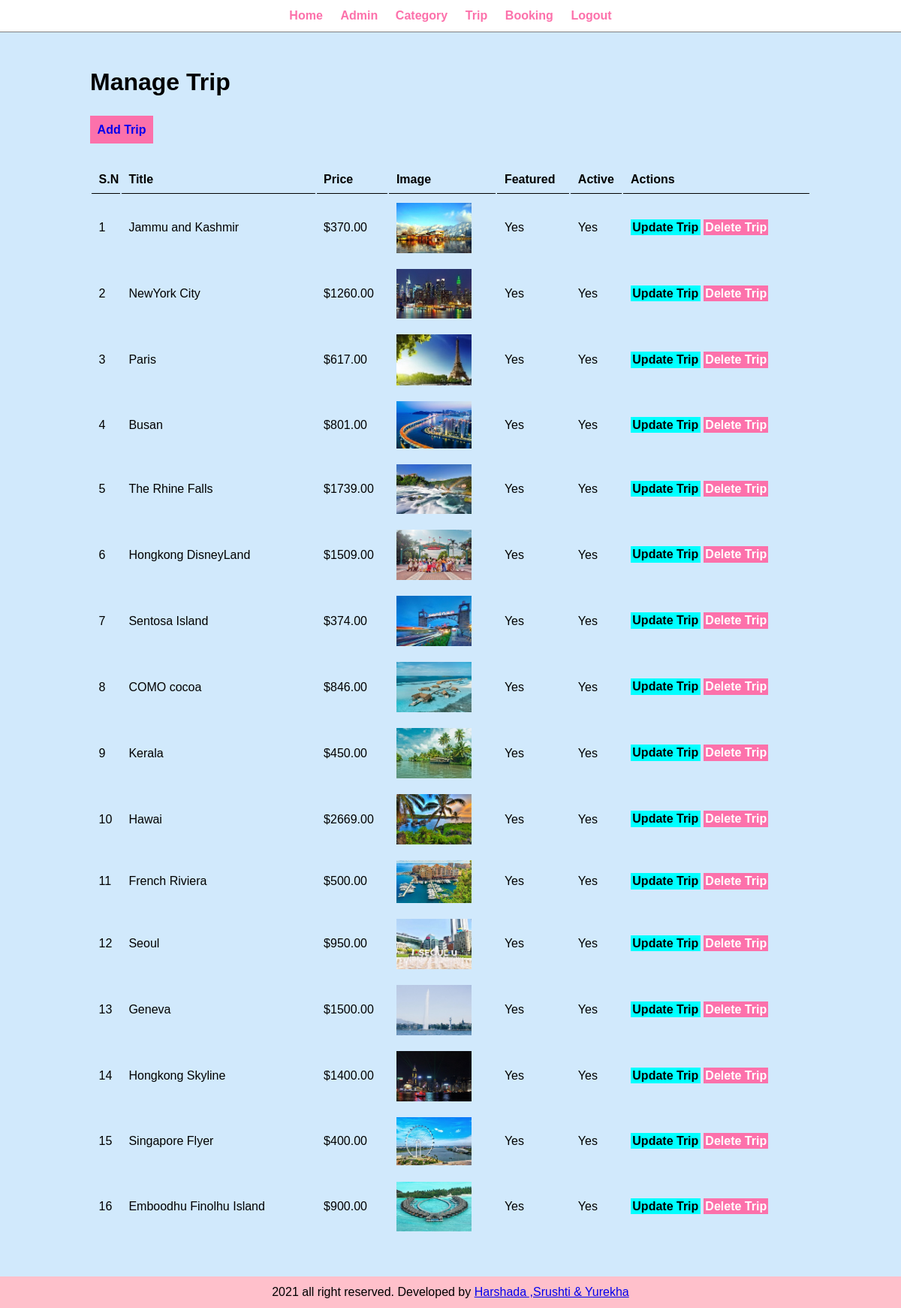
The page /admin/manage-trip.php (signed in) on the database its author committed.
### tables this page shows
CREATE TABLE `tbl_trip` (
  `id` int(10) UNSIGNED NOT NULL,
  `title` varchar(100) NOT NULL,
  `description` text NOT NULL,
  `price` decimal(10,2) NOT NULL,
  `image_name` varchar(255) NOT NULL,
  `category_id` int(10) UNSIGNED NOT NULL,
  `featured` varchar(10) NOT NULL,
  `active` varchar(10) NOT NULL
);

### admin/manage-trip.php (the view, shortened to what this page needs)
<?php include('partials/menu.php');?>
<div class="main-content">
        <div class="wrapper">
        <h1>Manage Trip</h1>
        <br /><br />
                        <a href="<?php echo SITEURL; ?>admin/add-trip.php" class="btn-primary">Add Trip</a>
                        <br /><br /><br />
                        <table class="tbl-full">
                                <tr>
                                        <th>S.N</th>
                                        <th>Title</th>
                                        <th>Price</th>
                                        <th>Image</th>
                                        <th>Featured</th>
                                        <th>Active</th>
                                        <th>Actions</th>
                                </tr>
                                <?php
                                        $sql = "SELECT * FROM tbl_trip";
                                        $res = mysqli_query($conn, $sql);
                                        $count = mysqli_num_rows($res);
                                        $sn=1;
                                        if($count>0){
                                                while($row=mysqli_fetch_assoc($res)){
                                                        $id = $row['id'];
                                                        $title = $row['title'];
                                                        $price = $row['price'];
                                                        $image_name = $row['image_name'];
                                                        $featured = $row['featured'];
                                                        $active = $row['active'];
                                                        ?>
                                                        <tr>
                                                                <td><?php echo $sn++; ?></td>
                                                                <td><?php echo $title; ?></td>
                                                                <td>$<?php echo $price; ?></td>
                                                                <td>
                                                                       <?php
                                                                                if($image_name==""){
                                                                                        echo "<div class='error'>Image not added.</div>";
                                                                                }
                                                                                else{
                                                                                        ?>
                                                                                        <img src="<?php echo SITEURL; ?>images/trip/<?php echo $image_name; ?>" width="100px">
                                                                                        <?php
                                                                                }
                                                                       ?>
                                                                </td>
                                                                <td><?php echo $featured; ?></td>
                                                                <td><?php echo $active; ?></td>
                                                                <td>
                                                                        <a href="<?php echo SITEURL; ?>admin/update-trip.php?id=<?php echo $id;?>" class="btn-secondary">Update Trip</a>
                                                                        <a href="<?php echo SITEURL; ?>admin/delete-trip.php?id=<?php echo $id;?>&image_name=<?php echo $image_name; ?>" class="btn-danger">Delete Trip</a>
                                                                </td>
                                                        </tr>
                                                        <?php
                                                }
                                        }
                                        else{
                                                echo "<tr> <td colspan='7'class='error'>Trip not added yet. </td></tr>";
                                        }
                                ?>
                        </table>
        </div>
</div>
<?php include('partials/footer.php')?>

### css/admin.css (style rules this page uses)
* { margin: 0; padding: 0; font-family: Arial, Helvetica, sans-serif; }
.wrapper { padding: 1%; width: 80%; margin: 0 auto; }
.tbl-full { width: 100%; }
table tr th { border-bottom: 1px solid black; padding: 1%; text-align: left; }
table tr td { padding: 1%; }
.btn-primary { background-color: rgb(252, 113, 171); padding: 1%; text-decoration: none; font-weight: bold; }
.btn-secondary { background-color:aqua; padding: 1%; color: black; text-decoration: none; font-weight: bold; }
.btn-danger { background-color:rgb(252, 113, 171); padding: 1%; color: white; text-decoration: none; font-weight: bold; }
.main-content { background-color: rgb(209, 233, 252); padding: 3% 0; }

### rows shown on the page
tbl_trip: title "Jammu and Kashmir", price "370.00", image_name (picture), featured "Yes", active "Yes"
tbl_trip: title "NewYork City", price "1260.00", image_name (picture), featured "Yes", active "Yes"
tbl_trip: title "Paris", price "617.00", image_name (picture), featured "Yes", active "Yes"
tbl_trip: title "Busan", price "801.00", image_name (picture), featured "Yes", active "Yes"
tbl_trip: title "The Rhine Falls", price "1739.00", image_name (picture), featured "Yes", active "Yes"
tbl_trip: title "Hongkong DisneyLand", price "1509.00", image_name (picture), featured "Yes", active "Yes"
tbl_trip: title "Sentosa Island", price "374.00", image_name (picture), featured "Yes", active "Yes"
tbl_trip: title "COMO cocoa", price "846.00", image_name (picture), featured "Yes", active "Yes"
tbl_trip: title "Kerala", price "450.00", image_name (picture), featured "Yes", active "Yes"
tbl_trip: title "Hawai", price "2669.00", image_name (picture), featured "Yes", active "Yes"
tbl_trip: title "French Riviera", price "500.00", image_name (picture), featured "Yes", active "Yes"
tbl_trip: title "Seoul", price "950.00", image_name (picture), featured "Yes", active "Yes"
tbl_trip: title "Geneva", price "1500.00", image_name (picture), featured "Yes", active "Yes"
tbl_trip: title "Hongkong Skyline", price "1400.00", image_name (picture), featured "Yes", active "Yes"
tbl_trip: title "Singapore Flyer", price "400.00", image_name (picture), featured "Yes", active "Yes"
tbl_trip: title "Emboodhu Finolhu Island", price "900.00", image_name (picture), featured "Yes", active "Yes"
